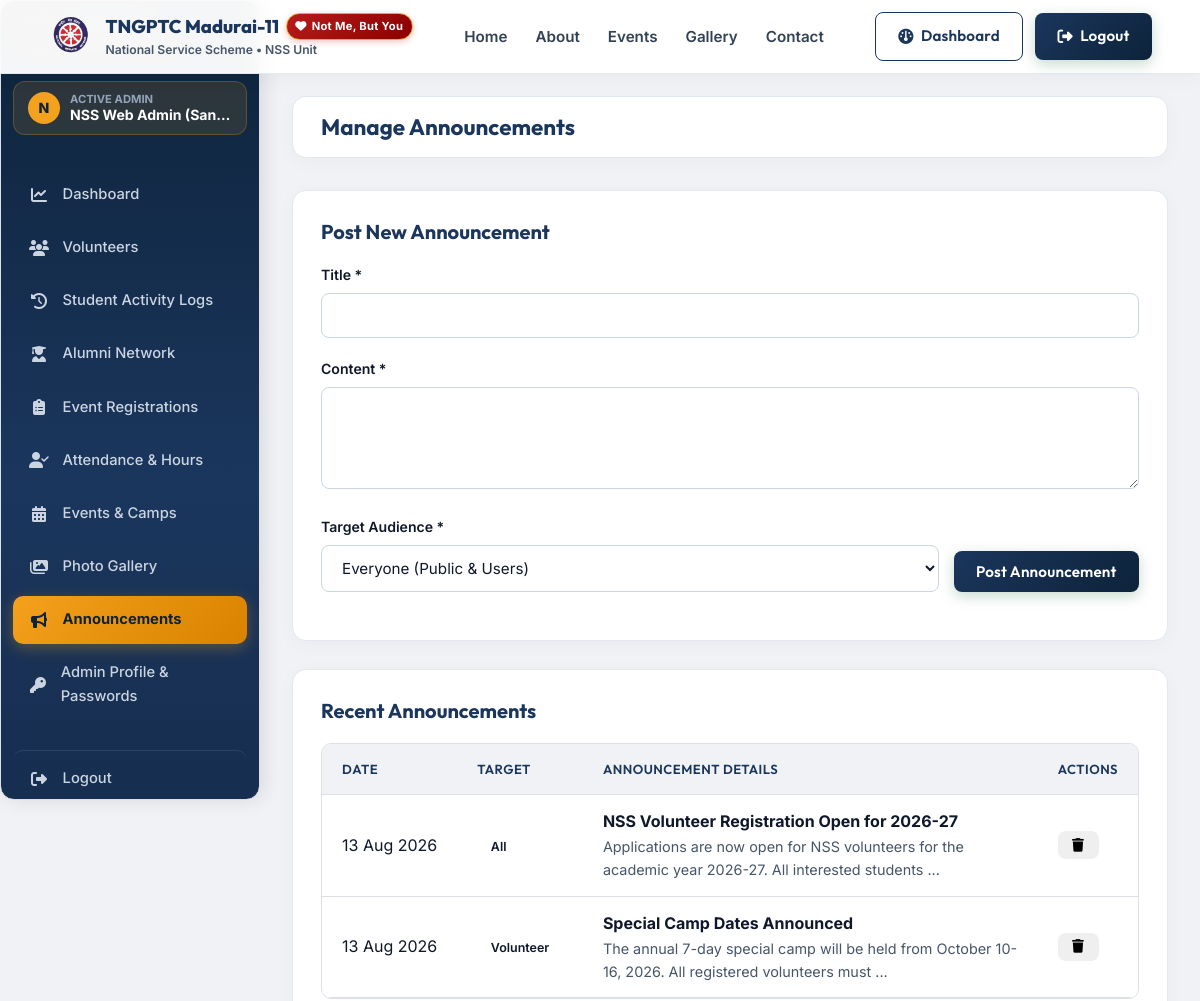
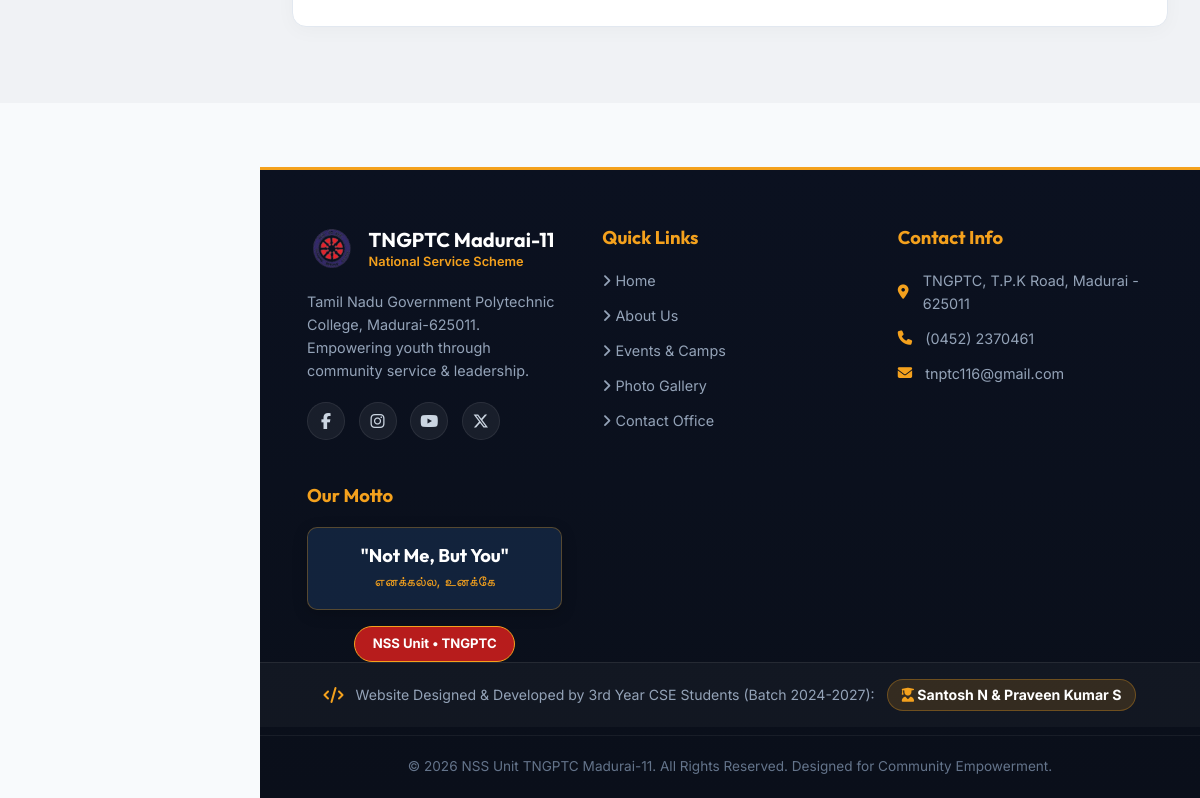
Screenshot of /dashboard/admin-announcements.php (signed in) with the database file from the repository (2 pictures, top to bottom).
### tables this page shows
CREATE TABLE announcements (
    id INT AUTO_INCREMENT PRIMARY KEY,
    title VARCHAR(200) NOT NULL,
    content TEXT NOT NULL,
    target_role ENUM('all','volunteer','alumni') DEFAULT 'all',
    created_by INT,
    created_at TIMESTAMP DEFAULT CURRENT_TIMESTAMP,
    FOREIGN KEY (created_by) REFERENCES users(id) ON DELETE SET NULL
);

### dashboard/admin-announcements.php (the view, shortened to what this page needs)
<?php
require_once '../includes/db.php';
require_once '../includes/functions.php';
$stmt = $pdo->query("SELECT a.*, u.name as author_name FROM announcements a LEFT JOIN users u ON a.created_by = u.id ORDER BY a.created_at DESC");
$announcements = $stmt->fetchAll();
require_once '../includes/header.php';
?>
<link rel="stylesheet" href="../css/dashboard.css">
<div class="dashboard-wrapper">
    <?php include 'includes/admin-sidebar.php'; ?>
    <main class="dashboard-main">
        <header class="topbar glass-panel">
            <h2>Manage Announcements</h2>
        </header>
        <div class="dashboard-card glass-panel mb-4">
            <h3>Post New Announcement</h3>
            <form method="POST">
                <div class="form-group">
                    <label>Title *</label>
                    <input type="text" name="title" class="form-control" required>
                </div>
                <div class="form-group">
                    <label>Content *</label>
                    <textarea name="content" class="form-control" rows="4" required></textarea>
                </div>
                <div class="form-row" style="display:flex; gap:15px; align-items:flex-end;">
                    <div class="form-group" style="flex:1;">
                        <label>Target Audience *</label>
                        <select name="target_role" class="form-control">
                            <option value="all">Everyone (Public & Users)</option>
                        </select>
                    </div>
                    <div class="form-group">
                        <button type="submit" class="btn btn-primary px-5">Post Announcement</button>
                    </div>
                </div>
            </form>
        </div>
        <div class="dashboard-card glass-panel">
            <h3>Recent Announcements</h3>
            <div class="table-responsive">
                <table class="table">
                    <thead>
                        <tr>
                            <th>Date</th>
                            <th>Target</th>
                            <th>Announcement Details</th>
                            <th>Actions</th>
                        </tr>
                    </thead>
                    <tbody>
                        <?php foreach($announcements as $ann): ?>
                        <tr>
                            <td style="white-space: nowrap;"><?= date('d M Y', strtotime($ann['created_at'])) ?></td>
                            <td><span class="badge bg-secondary"><?= ucfirst($ann['target_role']) ?></span></td>
                            <td>
                                <strong><?= htmlspecialchars($ann['title']) ?></strong>
                                <p class="mb-0 text-muted" style="font-size: 0.9em;"><?= nl2br(htmlspecialchars(substr($ann['content'], 0, 100))) ?><?= strlen($ann['content']) > 100 ? '...' : '' ?></p>
                            </td>
                            <td>
                                <form method="POST" onsubmit="return confirm('Delete this announcement?');">
                                    <button type="submit" class="btn btn-sm btn-danger"><i class="fas fa-trash"></i></button>
                                </form>
                            </td>
                        </tr>
                        <?php endforeach; ?>
                    </tbody>
                </table>
            </div>
        </div>
    </main>
</div>
<?php require_once '../includes/footer.php'; ?>

### css/style.css (style rules this page uses)
:root { --primary: #1b365d; --primary-dark: #0d233a; --primary-light: #2a4a7f; --primary-subtle: rgba(27, 54, 93, 0.08); --accent: #f4a11d; --accent-light: #f4a11d; --accent-dark: #d98200; --accent-subtle: rgba(244, 161, 29, 0.12); --nss-red: #b71c1c; --bg: #f0f2f5; --bg-surface: #ffffff; --bg-card: #ffffff; --bg-card-hover: #fafbfc; --bg-alt: #edf0f4; --bg-section-alt: #f5f7fa; --border: #dde1e7; --border-accent: rgba(244, 161, 29, 0.4); --shadow: 0 4px 20px rgba(0, 0, 0, 0.06); --shadow-hover: 0 12px 35px rgba(27, 54, 93, 0.14); --shadow-accent-glow: 0 8px 25px rgba(244, 161, 29, 0.25); --text: #0f172a; --text-dark: #0f172a; --text-muted: #475569; --text-dim: #64748b; --font-heading: 'Outfit', sans-serif; --font-body: 'Inter', sans-serif; --radius: 10px; --radius-lg: 14px; --radius-full: 9999px; --transition: 0.3s cubic-bezier(0.4, 0, 0.2, 1); --z-particles: 0; --z-base: 1; --z-nav: 1000; --z-modal: 2000; --z-loader: 9999; }
*, *::before, *::after { margin: 0; padding: 0; box-sizing: border-box; }
html { scroll-behavior: smooth; font-size: 16px; }
body { background-color: var(--bg); color: var(--text); font-family: var(--font-body); line-height: 1.6; overflow-x: hidden; -webkit-font-smoothing: antialiased; }
h1, h2, h3, h4, h5, h6 { font-family: var(--font-heading); font-weight: 700; line-height: 1.25; margin-bottom: 0.75rem; color: var(--text-dark); }
.text-muted { color: var(--text-muted) !important; }
.glass-panel { background: #ffffff; border: 1px solid var(--border); border-radius: var(--radius-lg); box-shadow: var(--shadow); transition: transform var(--transition), box-shadow var(--transition); }
.btn { display: inline-flex; align-items: center; justify-content: center; padding: 0.7rem 1.4rem; border-radius: 8px; font-family: var(--font-heading); font-weight: 600; font-size: 0.95rem; cursor: pointer; transition: all var(--transition); border: none; outline: none; gap: 0.45rem; text-transform: none; letter-spacing: 0.2px; }
.btn-primary { background: linear-gradient(135deg, var(--primary) 0%, var(--primary-dark) 100%); color: #fff !important; box-shadow: 0 4px 14px rgba(26, 107, 60, 0.25); }
.btn-sm { padding: 0.45rem 0.9rem; font-size: 0.85rem; }
.badge { padding: 0.3rem 0.85rem; border-radius: var(--radius-full); font-size: 0.78rem; font-weight: 600; }
.form-group { margin-bottom: 1.25rem; }
.form-group label { display: block; font-weight: 600; font-size: 0.88rem; color: var(--text-dark); margin-bottom: 0.4rem; }
.form-control { width: 100%; background: #ffffff; border: 1px solid #cbd5e1; border-radius: 8px; padding: 0.75rem 1rem; color: var(--text-dark); font-family: var(--font-body); font-size: 0.95rem; transition: all 0.2s ease; }
.table-responsive { overflow-x: auto; border-radius: var(--radius); border: 1px solid var(--border); background: #ffffff; }
.table { width: 100%; border-collapse: collapse; }
.table th, .table td { padding: 0.9rem 1.25rem; text-align: left; border-bottom: 1px solid var(--border); }
.table th { background: #f0f2f5; font-family: var(--font-heading); font-weight: 600; color: var(--primary); text-transform: uppercase; font-size: 0.82rem; letter-spacing: 0.5px; }

### css/dashboard.css (style rules this page uses)
:root { --sidebar-width: 260px; --topbar-height: 70px; --nss-navy: #0d233a; --nss-blue: #1b365d; --nss-red: #b71c1c; --nss-gold: #f4a11d; --nss-gold-dark: #d98200; }
.dashboard-wrapper, .dashboard-layout { display: flex; min-height: 100vh; background: #f0f2f5; }
.dashboard-main { flex: 1; margin-left: var(--sidebar-width); padding: 1.75rem 2rem 3rem; min-height: 100vh; transition: margin-left 0.3s ease; }
.topbar { display: flex; align-items: center; justify-content: space-between; padding: 1rem 1.75rem; background: #ffffff; border-radius: 14px; border: 1px solid #e2e8f0; box-shadow: 0 4px 20px rgba(0, 0, 0, 0.03); margin-bottom: 2rem; }
.topbar h2 { margin: 0; font-size: 1.4rem; color: var(--nss-blue); font-family: 'Outfit', sans-serif; font-weight: 700; display: flex; align-items: center; gap: 0.5rem; }
.dashboard-card { background: #ffffff; border: 1px solid #e2e8f0; border-radius: 14px; padding: 1.75rem; box-shadow: 0 4px 20px rgba(0, 0, 0, 0.03); margin-bottom: 1.75rem; }
.dashboard-card h3 { font-family: 'Outfit', sans-serif; font-size: 1.25rem; color: var(--nss-blue); margin-bottom: 1.25rem; font-weight: 700; display: flex; align-items: center; gap: 0.5rem; }

### rows the page displays
announcements: created_at "13 Aug 2026", target_role "All", title "NSS Volunteer Registration Open for 2026-27", content "Applications are now open for NSS volunteers for the academic year 2026-27. All interested students"
announcements: created_at "13 Aug 2026", target_role "Volunteer", title "Special Camp Dates Announced", content "The annual 7-day special camp will be held from October 10-16, 2026. All registered volunteers must"

### other values shown
substr($admin_name, 0, 1) "N"
$admin_name "NSS Web Admin (San…"
